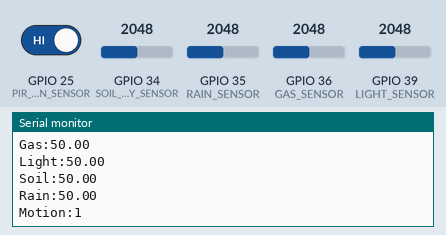
Recording of a sketch running on a simulated ESP32. Shown: the last lines printed to the serial monitor. The test bench sets the inputs (shaded band); at power-on: GPIO 34 (SOIL_HUMIDITY_SENSOR) = 2048, GPIO 35 (RAIN_SENSOR) = 2048, GPIO 36 (GAS_SENSOR) = 2048, GPIO 39 (LIGHT_SENSOR) = 2048, GPIO 25 (PIR_MOTION_SENSOR) HIGH.

Above: at 3.8 s.
3.9 s: GPIO 34 (SOIL_HUMIDITY_SENSOR) set to 2866
At 6.6 s:
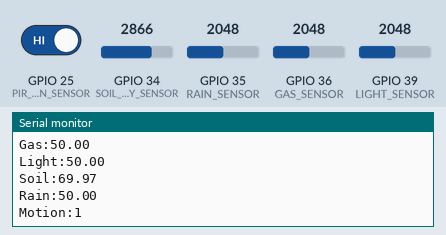
7.8 s: GPIO 35 (RAIN_SENSOR) set to 2866
At 10.1 s:
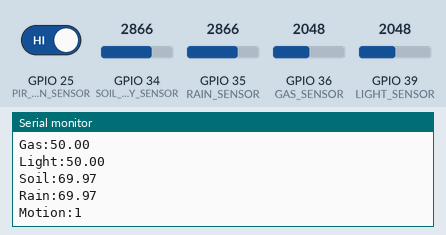
11.7 s: GPIO 36 (GAS_SENSOR) set to 2866
15.6 s: GPIO 39 (LIGHT_SENSOR) set to 2866
19.5 s: GPIO 25 (PIR_MOTION_SENSOR) driven LOW
At 21.8 s:
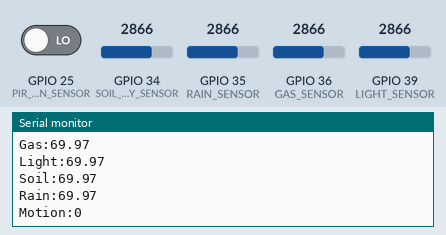
23.4 s: GPIO 34 (SOIL_HUMIDITY_SENSOR) set to 3972
At 25.3 s:
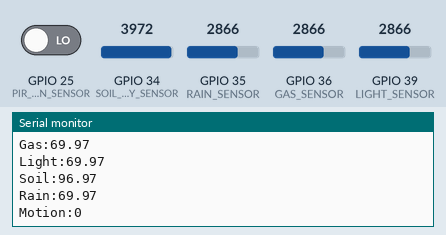
Timing chart, 0 to 26.8 s (numbered marks = the images above; inputs shaded):
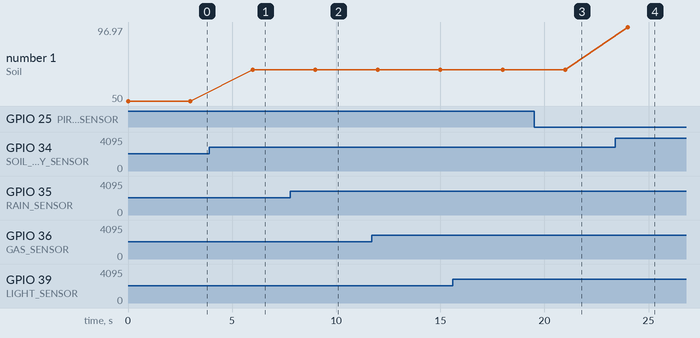

The sketch:

1-sensores.ino
```cpp
#define GAS_SENSOR 36
#define LIGHT_SENSOR 39
#define SOIL_HUMIDITY_SENSOR 34
#define RAIN_SENSOR 35
#define PIR_MOTION_SENSOR 25

volatile double gas = 0;
volatile double light = 0;
volatile double soil = 0;
volatile double rain = 0;
volatile bool motion = 0;

void setup() {
  Serial.begin(9600);//set baud rate to 9600

  pinMode(PIR_MOTION_SENSOR, INPUT);

}

void loop() {

  gas = double(analogRead(GAS_SENSOR)*100)/4096;
  light = double(analogRead(LIGHT_SENSOR)*100)/4096;
  soil = double(analogRead(SOIL_HUMIDITY_SENSOR)*100)/4096;
  rain = double(analogRead(RAIN_SENSOR)*100)/4096;
  motion = digitalRead(PIR_MOTION_SENSOR);

  Serial.println("Gas:" + String(gas));
  Serial.println("Light:" + String(light));
  Serial.println("Soil:" + String(soil));
  Serial.println("Rain:" + String(rain));
  Serial.println("Motion:" + String(motion));
  Serial.println("");
  delay(3000);

}
```

Measured:
- after the input at 3.9 s, the serial monitor: prints a new line after 2.1 s (image 1)
- after the input at 7.8 s, the serial monitor: prints a new line after 1.2 s (image 2)
- after the input at 19.5 s, the serial monitor: prints a new line after 1.5 s (image 3)
- after the input at 23.4 s, the serial monitor: prints a new line after 0.61 s (image 4)
- plotted number 1: 50 → 69.97 after the input at 3.9 s, 69.97 → 96.97 after the input at 23.4 s
